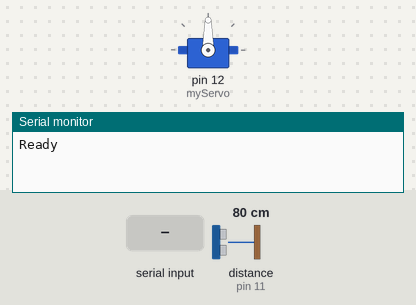
Recording of a sketch running on a simulated Arduino Uno, built with avr-gcc and run on an emulated ATmega328P. Parts: servo, the last lines printed to the serial monitor. The inputs (shaded band) are chosen by the test bench; at power-on: distance to the obstacle (sensor on pin 11) 80 cm. The echo pulse lasts 58.3 µs per cm.

Above: at 1.2 s.
1.3 s: "SCAN\n" received over Serial
At 1.45 s:
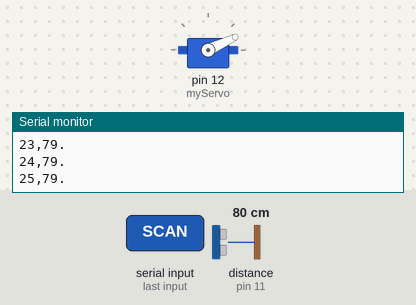
4.3 s: distance to the obstacle (sensor on pin 11) set to 2 cm
At 4.8 s:
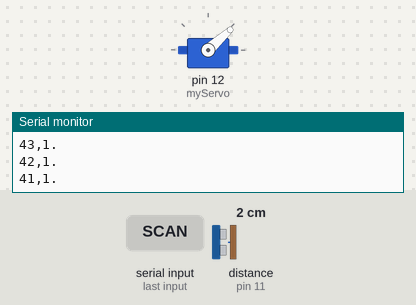
Timing chart, 0 to 7.3 s (numbered marks = the images above; inputs shaded):
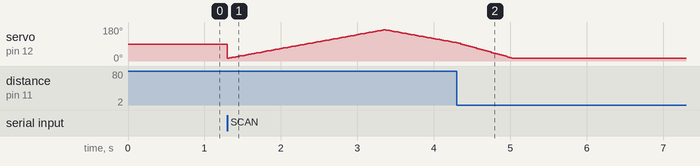

The sketch:

arduino_radar_web_ready_newver.ino
```cpp
// Includes the Servo library
#include <Servo.h>

// Ultrasonic Sensor Pins
const int trigPin = 10;
const int echoPin = 11;

// Servo Motor Control
Servo myServo;

// Variables for distance measurement
long duration;
int distance;
const int maxReadings = 3;  // Number of samples for filtering
int distanceBuffer[maxReadings] = {0}; // Store readings for smoothing
int bufferIndex = 0;

// Angle tracking
int currentAngle = 15;

// Serial data storage
String dataString = "";

// Function prototypes
int calculateDistance();
void smoothMove(int from, int to, int stepDelay);
void scanMode();

void setup() {
  pinMode(trigPin, OUTPUT);
  pinMode(echoPin, INPUT);
  myServo.attach(12);
  Serial.begin(115200); // Increase baud rate for faster serial communication
  Serial.println("Ready"); // Indicate readiness
}

void loop() {
  if (Serial.available() > 0) {
    dataString = Serial.readStringUntil('\n');
    if (dataString == "SCAN") {
      currentAngle = 15;
      scanMode();
      Serial.println("SCAN COMPLETE"); // Signal completion
    }
  }
}

// **Main Scanning Function**
void scanMode() {
  // Forward Sweep
  smoothMove(currentAngle, 165, 8);

  // Reverse Sweep
  smoothMove(165, currentAngle, 8);

  // Increment angle for dynamic scanning
  currentAngle++;
}

// **Smooth Servo Movement for High-Speed Scanning**
void smoothMove(int from, int to, int stepDelay) {
  int stepSize = (from < to) ? 1 : -1;

  for (int i = from; i != to + stepSize; i += stepSize) {
    myServo.write(i);
    delayMicroseconds(stepDelay * 1000); // Reduced delay for fast response

    distance = calculateDistance();

    Serial.print(i);
    Serial.print(",");
    Serial.print(distance);
    Serial.println("."); // **Ensure fast serial output with no redundant delays**
  }
}

// **Ultrasonic Sensor Data Processing**
int calculateDistance() {
  digitalWrite(trigPin, LOW);
  delayMicroseconds(2);
  digitalWrite(trigPin, HIGH);
  delayMicroseconds(10);
  digitalWrite(trigPin, LOW);

  duration = pulseIn(echoPin, HIGH, 25000); // Reduce timeout for fast response
  if (duration == 0) return -1; // No echo detected

  int rawDistance = duration * 0.034 / 2;
  if (rawDistance > 400) return -1; // Discard out-of-range values

  // **Moving Average Filter for Noise Reduction**
  distanceBuffer[bufferIndex] = rawDistance;
  bufferIndex = (bufferIndex + 1) % maxReadings;

  int sum = 0, count = 0;
  for (int i = 0; i < maxReadings; i++) {
    if (distanceBuffer[i] > 0) { // Ignore invalid readings
      sum += distanceBuffer[i];
      count++;
    }
  }
  return (count > 0) ? sum / count : -1;
}
```
